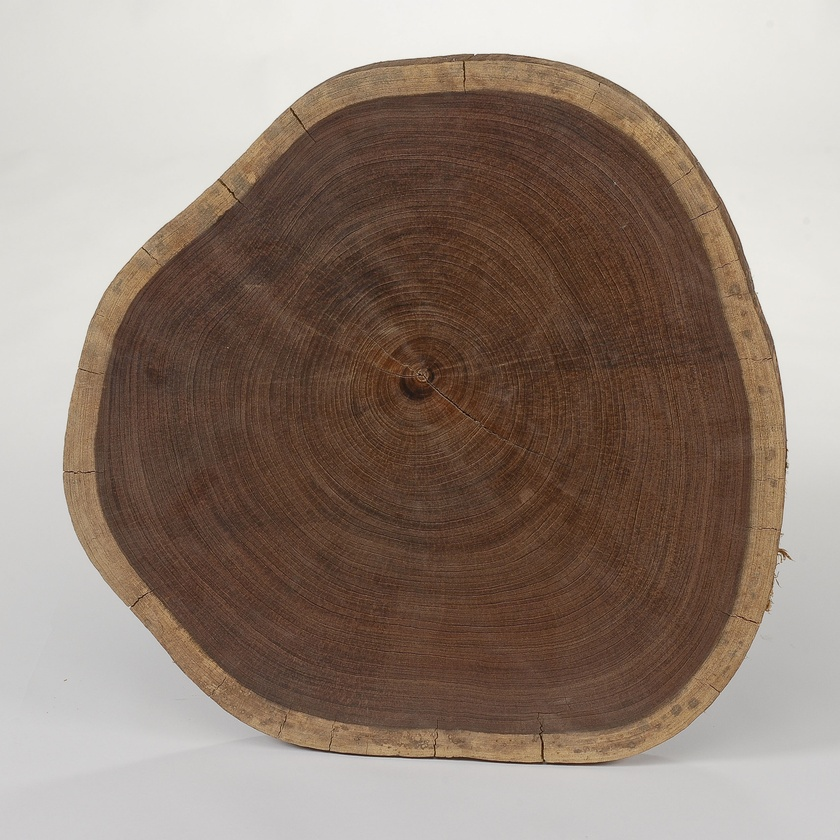
#> input picture DenysTrashProjects/base contour detection/srz.jpg, 840 x 840 px, shrunk from 2505 x 2505 before the run
$ python sol.py   (older library calls are emulated)
#> lines starting #> are read from the running program, lines starting #| are printed output that depends on the picture; after the words box and inside, x2 and y2 are one past the last pixel; in counts of white or black regions, pixels touching at a corner belong together
import cv2

img = cv2.imread('srz.jpg',0);
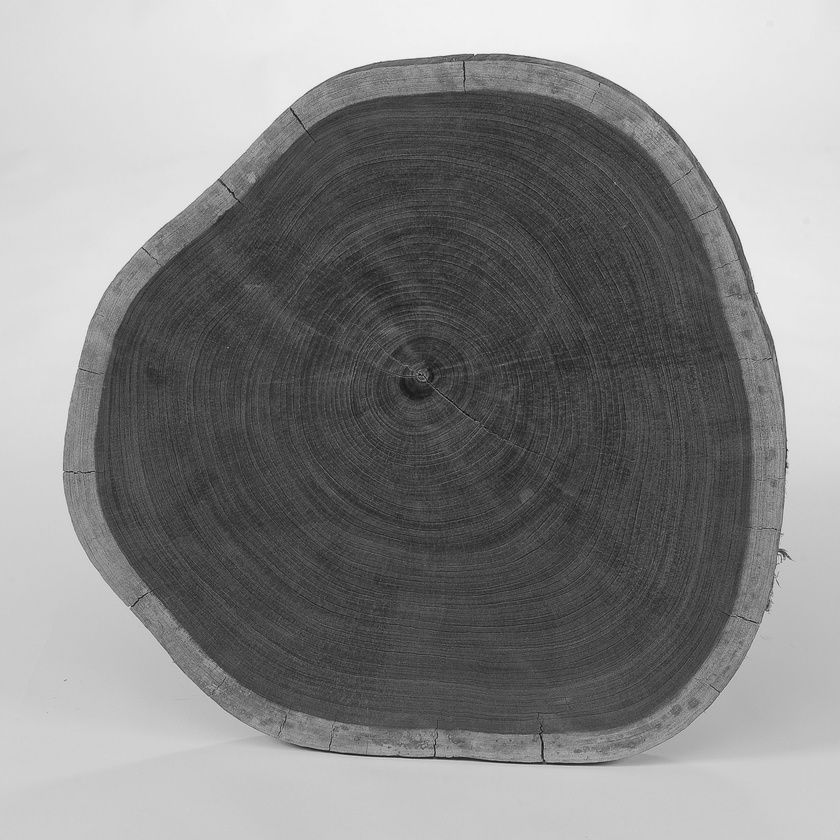
#> img: shape (840, 840); min 2, max 248, mean 135.4
cannyEdges = cv2.Canny(img, 100 , 200);
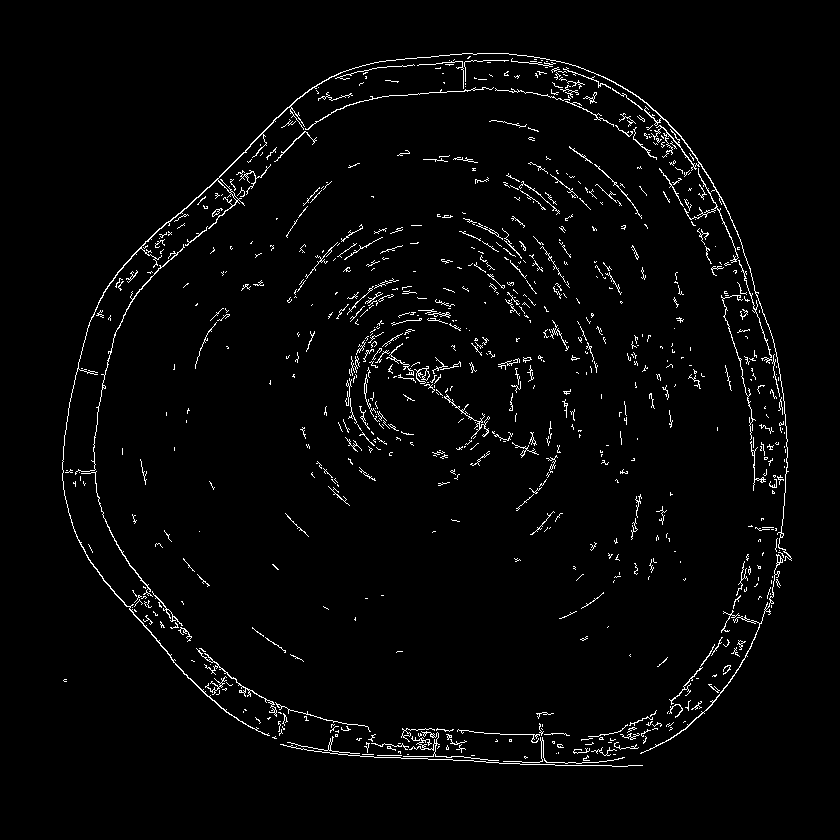
#> cannyEdges: shape (840, 840); 2.6% white in thin lines or dots, all inside (x1, y1, x2, y2) = (62, 53, 792, 767)

_,contours,_ = cv2.findContours(cannyEdges,cv2.RETR_LIST,cv2.CHAIN_APPROX_NONE)
#> contours = 967 contours, 938 with area under 20; largest, box (x1, y1, x2, y2) and area: (62, 53, 792, 736) 680, (640, 554, 783, 754) 154, (196, 648, 277, 717) 91, (75, 244, 185, 475) 76, (444, 394, 490, 439) 56
print(len(contours))
#| 967

cv2.drawContours(cannyEdges,contours,-1,(255,255,255),1)

cv2.imshow("1",img)
cv2.imshow("2",cannyEdges)
cv2.waitKey(0)
cv2.destroyAllWindows()
